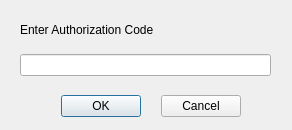
<?xml version="1.0" encoding="UTF-8"?>
<ui version="4.0">
 <class>two_factor_dialog</class>
 <widget class="QDialog" name="two_factor_dialog">
  <property name="geometry">
   <rect>
    <x>0</x>
    <y>0</y>
    <width>292</width>
    <height>130</height>
   </rect>
  </property>
  <property name="windowTitle">
   <string>Two-Factor Authentication</string>
  </property>
  <widget class="QWidget" name="horizontalLayoutWidget">
   <property name="geometry">
    <rect>
     <x>20</x>
     <y>50</y>
     <width>251</width>
     <height>31</height>
    </rect>
   </property>
   <layout class="QHBoxLayout" name="horizontalLayout">
    <item>
     <widget class="QLineEdit" name="two_factor_input">
      <property name="text">
       <string/>
      </property>
     </widget>
    </item>
   </layout>
  </widget>
  <widget class="QLabel" name="label">
   <property name="geometry">
    <rect>
     <x>20</x>
     <y>20</y>
     <width>251</width>
     <height>20</height>
    </rect>
   </property>
   <property name="text">
    <string>Enter Authorization Code</string>
   </property>
  </widget>
  <widget class="QDialogButtonBox" name="two_factor_button_cancel">
   <property name="geometry">
    <rect>
     <x>150</x>
     <y>90</y>
     <width>91</width>
     <height>32</height>
    </rect>
   </property>
   <property name="minimumSize">
    <size>
     <width>0</width>
     <height>32</height>
    </size>
   </property>
   <property name="orientation">
    <enum>Qt::Horizontal</enum>
   </property>
   <property name="standardButtons">
    <set>QDialogButtonBox::Cancel</set>
   </property>
  </widget>
  <widget class="QDialogButtonBox" name="two_factor_button_accept">
   <property name="geometry">
    <rect>
     <x>50</x>
     <y>90</y>
     <width>91</width>
     <height>32</height>
    </rect>
   </property>
   <property name="minimumSize">
    <size>
     <width>0</width>
     <height>32</height>
    </size>
   </property>
   <property name="focusPolicy">
    <enum>Qt::WheelFocus</enum>
   </property>
   <property name="orientation">
    <enum>Qt::Horizontal</enum>
   </property>
   <property name="standardButtons">
    <set>QDialogButtonBox::Ok</set>
   </property>
  </widget>
 </widget>
 <tabstops>
  <tabstop>two_factor_input</tabstop>
 </tabstops>
 <resources/>
 <connections/>
</ui>
